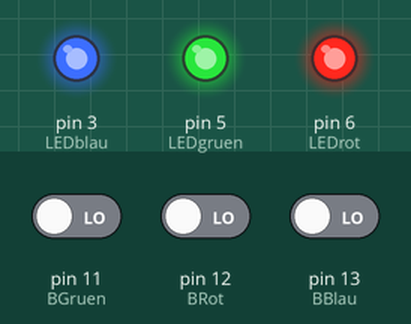
Simulated run of this sketch. Board: Arduino Uno, built with avr-gcc and run on an emulated ATmega328P. Parts: output pins drawn as LEDs (lit = HIGH). The test bench sets the inputs (shaded band); at power-on: pin 11 (BGruen) LOW, pin 12 (BRot) LOW, pin 13 (BBlau) LOW.

Above: at 1.6 s.
1.7 s: pin 11 (BGruen) driven HIGH
At 2.8 s:
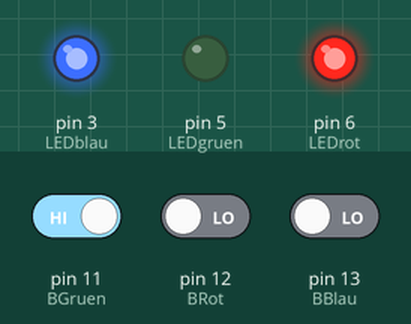
3.5 s: pin 12 (BRot) driven HIGH
At 4.0 s:
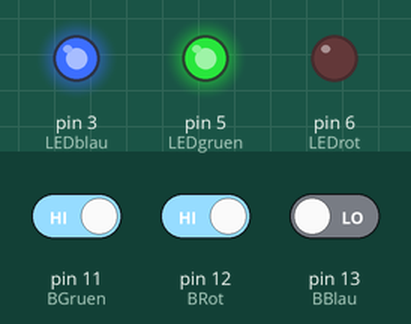
5.1 s: pin 12 (BRot) driven LOW
At 6.4 s:
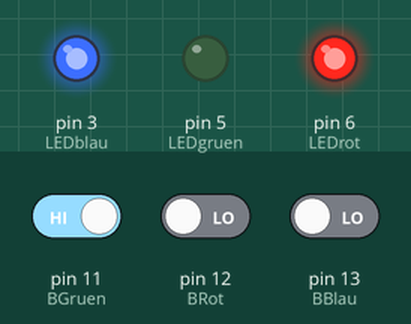
6.7 s: pin 11 (BGruen) driven LOW
At 7.6 s:
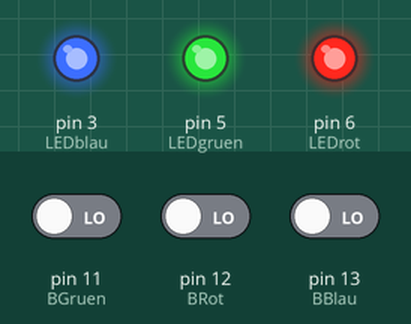
8.3 s: pin 13 (BBlau) driven HIGH
At 8.8 s:
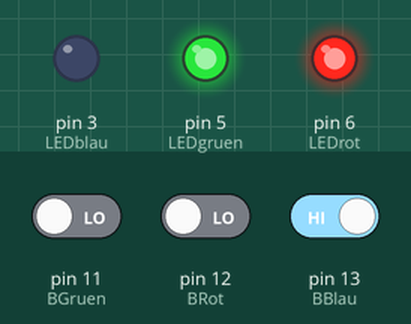
Timing chart, 0 to 10.9 s (numbered marks = the images above; inputs shaded):
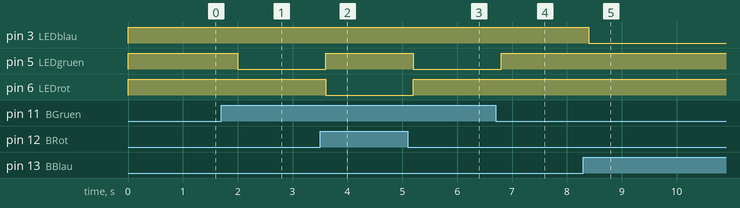

Measured:
- after the input at 1.7 s, pin 5 (LEDgruen): HIGH → LOW after 0.30 s
- after the input at 3.5 s, pin 5 (LEDgruen): LOW → HIGH after 0.10 s; pin 6 (LEDrot): HIGH → LOW after 0.10 s
- after the input at 5.1 s, pin 5 (LEDgruen): HIGH → LOW after 0.10 s; pin 6 (LEDrot): LOW → HIGH after 0.10 s
- after the input at 6.7 s, pin 5 (LEDgruen): LOW → HIGH after 0.10 s
- after the input at 8.3 s, pin 3 (LEDblau): HIGH → LOW after 0.10 s

The sketch:

RGBLed3Taster.ino
```cpp
//LED mit 3 Tester steuern

const int LEDblau = 3;
const int LEDrot = 6;
const int LEDgruen = 5;
const int BBlau = 13;
const int BRot = 12;
const int BGruen = 11;

void setup() {
  pinMode(LEDblau, OUTPUT);
  pinMode(LEDgruen, OUTPUT);
  pinMode(LEDrot, OUTPUT);
  pinMode(BBlau, INPUT);
  pinMode(BRot, INPUT);
  pinMode(BGruen, INPUT);
}

void loop() {
  if(digitalRead(BRot)==HIGH){
      digitalWrite(LEDblau, HIGH);
      digitalWrite(LEDrot, LOW);
      digitalWrite(LEDgruen, HIGH);
      delay(400);
   } else if(digitalRead(BGruen)==HIGH){
       digitalWrite(LEDblau, HIGH);
       digitalWrite(LEDrot, HIGH);
       digitalWrite(LEDgruen, LOW);
       delay(400);
   } else if(digitalRead(BBlau)==HIGH){
       digitalWrite(LEDblau, LOW);
       digitalWrite(LEDrot, HIGH);
       digitalWrite(LEDgruen, HIGH);
       delay(400);
   } else {
       digitalWrite(LEDblau, HIGH);
       digitalWrite(LEDrot, HIGH);
       digitalWrite(LEDgruen, HIGH);
       delay(400);
   }
}
```
